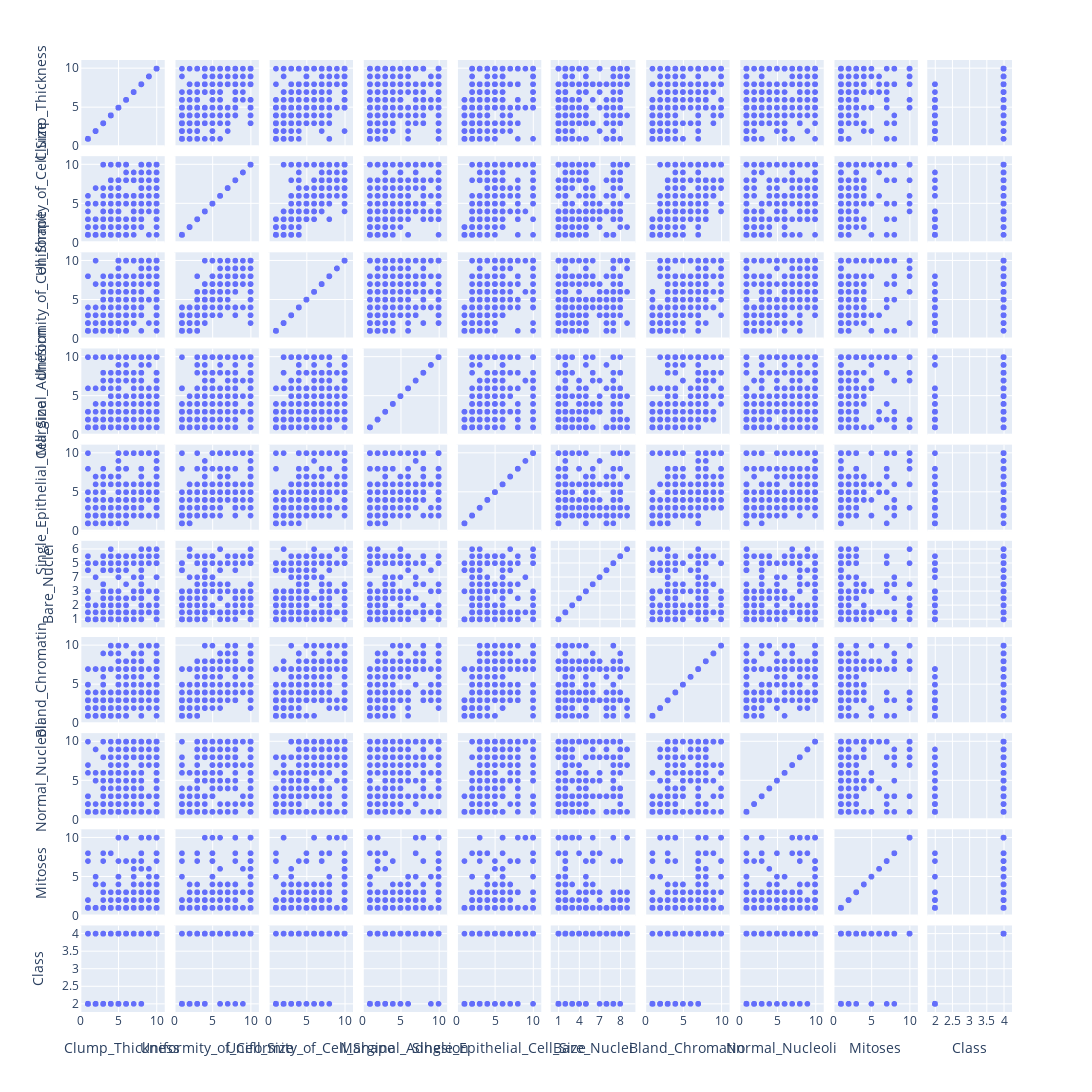

This figure's notebook cell:
### Code cell
# Just to better Understand the data.
import plotly.express as px
fig = px.scatter_matrix(data.drop("ID",axis=1),
width=1200, height=1600)
fig.show()

### Figure 1 — Plotly figure (JSON) as saved in the notebook; plotly's stock layout.template omitted (floating-point values rounded to 4 significant figures; data arrays with more than 128 entries replaced by an {"elided": "..."} marker saying what was removed)
{"data": [{"dimensions": [{"axis": {"matches": true}, "label": "Clump_Thickness", "values": {"elided": "699 int values"}}, {"axis": {"matches": true}, "label": "Uniformity_of_Cell_Size", "values": {"elided": "699 int values"}}, {"axis": {"matches": true}, "label": "Uniformity_of_Cell_Shape", "values": {"elided": "699 int values"}}, {"axis": {"matches": true}, "label": "Marginal_Adhesion", "values": {"elided": "699 int values"}}, {"axis": {"matches": true}, "label": "Single_Epithelial_Cell_Size", "values": {"elided": "699 int values"}}, {"axis": {"matches": true}, "label": "Bare_Nuclei ", "values": {"elided": "699 str values"}}, {"axis": {"matches": true}, "label": "Bland_Chromatin", "values": {"elided": "699 int values"}}, {"axis": {"matches": true}, "label": "Normal_Nucleoli ", "values": {"elided": "699 int values"}}, {"axis": {"matches": true}, "label": "Mitoses", "values": {"elided": "699 int values"}}, {"axis": {"matches": true}, "label": "Class", "values": {"elided": "699 int values"}}], "hovertemplate": "%{xaxis.title.text}=%{x}<br>%{yaxis.title.text}=%{y}<extra></extra>", "legendgroup": "", "marker": {"color": "#636efa", "symbol": "circle"}, "name": "", "showlegend": false, "type": "splom"}], "layout": {"dragmode": "select", "height": 1600, "legend": {"tracegroupgap": 0}, "margin": {"t": 60}, "width": 1200}}
